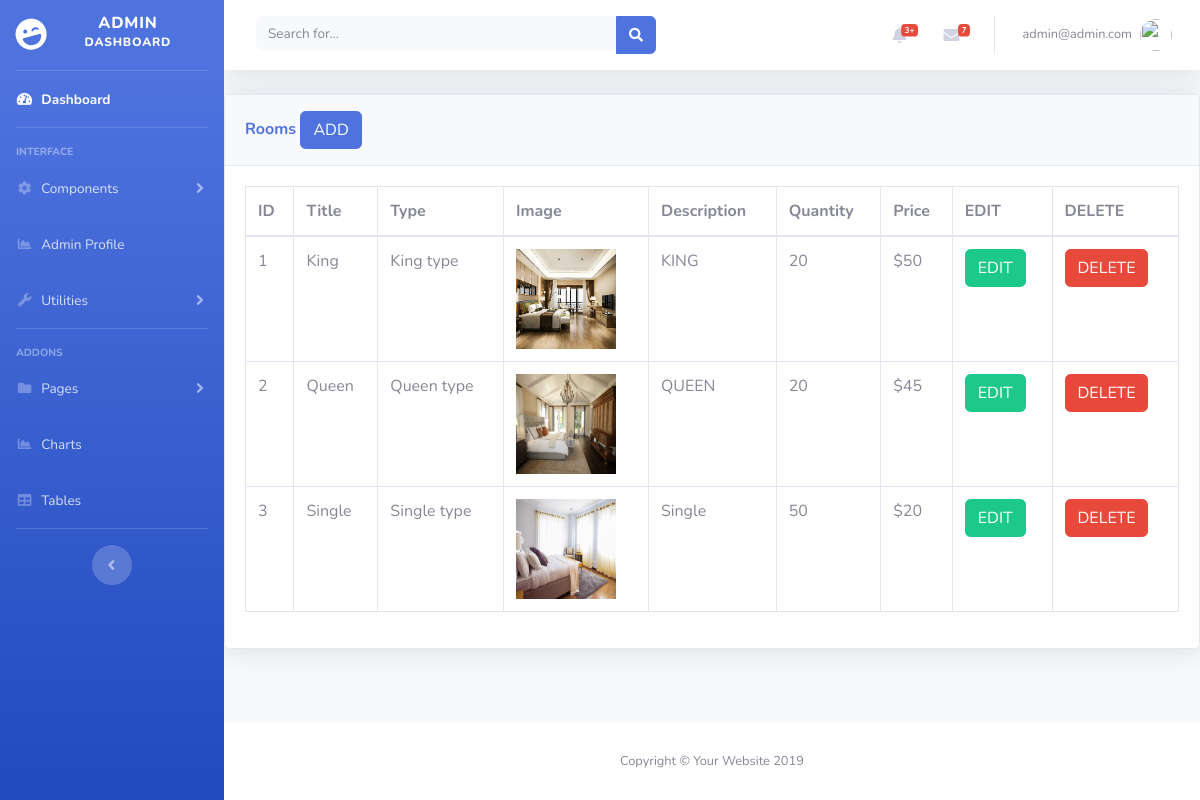
Page /admin/rooms.php (signed in) on the committed database.
### tables this page shows
CREATE TABLE `room` (
  `id` int(11) NOT NULL,
  `title` varchar(300) NOT NULL,
  `type` varchar(300) NOT NULL,
  `image` varchar(300) NOT NULL,
  `description` varchar(300) NOT NULL,
  `quantity` int(50) NOT NULL,
  `price` int(255) NOT NULL
);

### admin/rooms.php (the view, shortened to what this page needs)
<?php
$roomdb = "room";
include('includes/header.php');
include('includes/navbar.php');
?>
<div class="card shadow mb-4">
  <div class="card-header py-3">
    <h6 class="m-0 font-weight-bold text-primary">Rooms
            <button type="button" class="btn btn-primary" data-toggle="modal" data-target="#roomsModal">
              ADD
            </button>
    </h6>
  </div>
  <div class="card-body">
  <?php
      $query = "SELECT * FROM $roomdb";
      $query_run = mysqli_query($connection, $query);
            ?>
    <div class="table-responsive">
      <table class="table table-bordered" id="dataTable" width="100%" cellspacing="0">
        <thead>
          <tr>
            <th> ID </th>
            <th> Title </th>
            <th>Type </th>
            <th>Image</th>
            <th>Description</th>
            <th>Quantity</th>
            <th>Price</th>
            <th>EDIT </th>
            <th>DELETE </th>
          </tr>
        </thead>
        <tbody>
        <?php
            if(mysqli_num_rows($query_run) > 0)
            {
                while($row = mysqli_fetch_assoc($query_run))
                {
          ?>
          <tr>
            <td><?php  echo $row['id']; ?></td>
            <td><?php  echo $row['title']; ?></td>
            <td><?php  echo $row['type']; ?></td>
            <td><?php echo '<img src="upload/'.$row['image'].'" alt="" width="100px;" height="100px;" alt="Image">'?></td>
            <td><?php  echo $row['description']; ?></td>
            <td><?php  echo $row['quantity']; ?></td>
            <td><?php  echo "$".$row['price']; ?></td>
            <td>
                <form action="rooms_edit.php" method="post">
                    <button  type="submit" name="edit_btn" class="btn btn-success"> EDIT</button>
                </form>
            </td>
            <td>
                <form action="code.php" method="post">
                  <button type="submit" name="delete_room_btn" class="btn btn-danger"> DELETE</button>
                </form>
            </td>
          </tr>
          <?php
              }
          }
          else {
            echo "No Record Found";
          }
          ?>
        </tbody>
      </table>
    </div>
  </div>
</div>
</div>
<?php
include('includes/footer.php');
?>

### rows in the picture
room: id "1", title "King", type "King type", image (picture), description "KING", quantity "20", price "50"
room: id "2", title "Queen", type "Queen type", image (picture), description "QUEEN", quantity "20", price "45"
room: id "3", title "Single", type "Single type", image (picture), description "Single", quantity "50", price "20"

### other values in the picture
$_SESSION['username'] "admin@admin.com"
